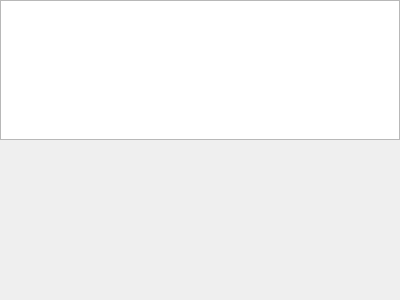
<?xml version="1.0" encoding="UTF-8"?>
<ui version="4.0">
 <class>fileVpzRtool</class>
 <widget class="QWidget" name="fileVpzRtool">
  <property name="geometry">
   <rect>
    <x>0</x>
    <y>0</y>
    <width>400</width>
    <height>300</height>
   </rect>
  </property>
  <property name="windowTitle">
   <string>Form</string>
  </property>
  <layout class="QVBoxLayout" name="verticalLayout">
   <property name="spacing">
    <number>0</number>
   </property>
   <property name="leftMargin">
    <number>0</number>
   </property>
   <property name="topMargin">
    <number>0</number>
   </property>
   <property name="rightMargin">
    <number>0</number>
   </property>
   <property name="bottomMargin">
    <number>10</number>
   </property>
   <item>
    <widget class="QTreeWidget" name="modelTree">
     <attribute name="headerVisible">
      <bool>false</bool>
     </attribute>
     <column>
      <property name="text">
       <string notr="true">1</string>
      </property>
     </column>
    </widget>
   </item>
   <item>
    <widget class="QStackedWidget" name="stackProperty">
     <widget class="QWidget" name="tabBlank"/>
     <widget class="QWidget" name="tabModelProperty">
      <layout class="QVBoxLayout" name="verticalLayout_2">
       <property name="leftMargin">
        <number>0</number>
       </property>
       <property name="rightMargin">
        <number>0</number>
       </property>
       <property name="bottomMargin">
        <number>0</number>
       </property>
       <item>
        <widget class="QTableWidget" name="modelProperty">
         <property name="horizontalScrollBarPolicy">
          <enum>Qt::ScrollBarAlwaysOff</enum>
         </property>
         <property name="showDropIndicator" stdset="0">
          <bool>false</bool>
         </property>
         <property name="dragDropOverwriteMode">
          <bool>false</bool>
         </property>
         <property name="selectionMode">
          <enum>QAbstractItemView::NoSelection</enum>
         </property>
         <property name="selectionBehavior">
          <enum>QAbstractItemView::SelectRows</enum>
         </property>
         <property name="wordWrap">
          <bool>true</bool>
         </property>
         <property name="cornerButtonEnabled">
          <bool>true</bool>
         </property>
         <property name="rowCount">
          <number>2</number>
         </property>
         <property name="columnCount">
          <number>2</number>
         </property>
         <attribute name="horizontalHeaderVisible">
          <bool>false</bool>
         </attribute>
         <attribute name="horizontalHeaderHighlightSections">
          <bool>false</bool>
         </attribute>
         <attribute name="verticalHeaderVisible">
          <bool>false</bool>
         </attribute>
         <attribute name="verticalHeaderHighlightSections">
          <bool>false</bool>
         </attribute>
         <row/>
         <row/>
         <column>
          <property name="text">
           <string>Property</string>
          </property>
         </column>
         <column>
          <property name="text">
           <string>Value</string>
          </property>
         </column>
         <item row="0" column="0">
          <property name="text">
           <string>Model name</string>
          </property>
          <property name="flags">
           <set>ItemIsSelectable|ItemIsEnabled</set>
          </property>
         </item>
         <item row="0" column="1">
          <property name="text">
           <string/>
          </property>
          <property name="flags">
           <set>ItemIsSelectable|ItemIsEditable|ItemIsDragEnabled|ItemIsUserCheckable|ItemIsEnabled</set>
          </property>
         </item>
         <item row="1" column="0">
          <property name="text">
           <string>Dynamic</string>
          </property>
          <property name="flags">
           <set>ItemIsSelectable|ItemIsEnabled</set>
          </property>
         </item>
         <item row="1" column="1">
          <property name="text">
           <string/>
          </property>
          <property name="flags">
           <set>ItemIsSelectable|ItemIsEditable|ItemIsDragEnabled|ItemIsUserCheckable|ItemIsEnabled</set>
          </property>
         </item>
        </widget>
       </item>
      </layout>
     </widget>
     <widget class="QWidget" name="page_2"/>
    </widget>
   </item>
  </layout>
 </widget>
 <resources/>
 <connections/>
</ui>
